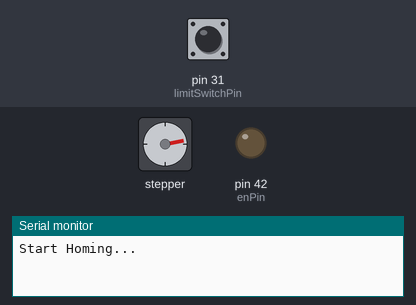
A sketch run on a simulated Arduino Mega 2560, built with avr-gcc and run on an emulated ATmega2560. Parts: stepper motor, output pins drawn as LEDs (lit = HIGH), the last lines printed to the serial monitor. The inputs (shaded band) are chosen by the test bench; at power-on: pin 31 (limitSwitchPin) HIGH. Stepper angles assume 200 steps per turn.

Above: at 1.25 s.
1.3 s: pin 31 (limitSwitchPin) pulled LOW for 0.15 s
At 2.6 s:
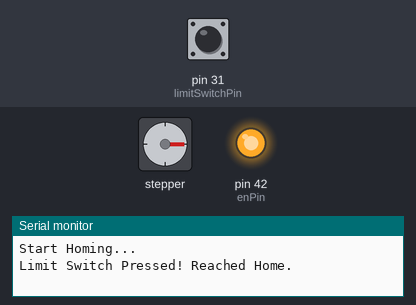
At 7.3 s:
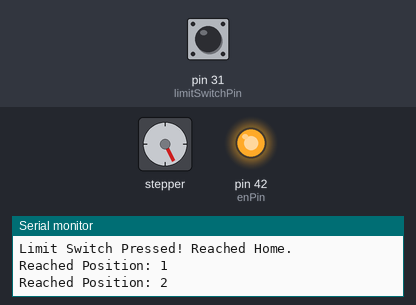
7.4 s: pin 31 (limitSwitchPin) pulled LOW for 1 s
At 15.3 s:
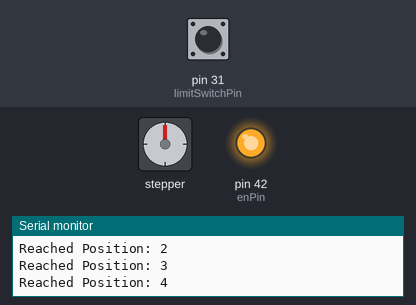
Timing chart, 0 to 23.4 s (numbered marks = the images above; inputs shaded):
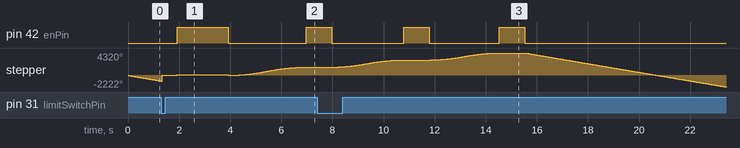

The sketch:

stepper.ino
```cpp
#include <AccelStepper.h>

const int stepPin = 35;
const int dirPin = 34;
const int limitSwitchPin = 31;
const int enPin = 42; // เพิ่มขา Enable สำหรับ DRV8825

AccelStepper stepper(1, stepPin, dirPin);

int dis = 800;
long positions[4] = {0, 885, 1650, 2400};
int currentPosIndex = 0;
int state = 0;

void setup() {
  Serial.begin(115200);

  pinMode(limitSwitchPin, INPUT_PULLUP);

  // ตั้งค่าและเปิดใช้งาน DRV8825
  pinMode(enPin, OUTPUT);
  digitalWrite(enPin, LOW); // LOW = เปิดให้ไดร์เวอร์ทำงาน

  stepper.setMaxSpeed(800);      // ยิ่งค่านี้น้อย แรงบิดจะยิ่งเยอะ
  stepper.setAcceleration(400);

  Serial.println("Start Homing...");
}

void loop() {
  switch (state) {

    case 0:
    case 2:
      if (digitalRead(limitSwitchPin) == LOW) {
        stepper.stop();

        // --- เพิ่มโค้ด 3 บรรทัดนี้เพื่อถอยออกจากสวิตช์ ---
        stepper.setCurrentPosition(0); // 1. เซ็ตตำแหน่งที่ชนเป็น 0 ชั่วคราว
        stepper.runToNewPosition(50);  // 2. สั่งหมุนไปทางขวา 50 สเต็ป (ปรับเพิ่ม/ลดตัวเลข 50 ได้ตามระยะที่ต้องการ)
        stepper.setCurrentPosition(0); // 3. เซ็ตตำแหน่งที่ถอยออกมาเป็นตำแหน่ง Home (0) ของจริง
        // -------------------------------------------

        Serial.println("Limit Switch Pressed! Reached Home.");

        // ตัดไฟมอเตอร์ตอนหยุดพัก
        digitalWrite(enPin, HIGH); // HIGH = ตัดไฟเข้ามอเตอร์
        delay(1000);
        digitalWrite(enPin, LOW);  // กลับมาจ่ายไฟเตรียมตัววิ่งต่อ

        state = 1;
        currentPosIndex = 0;
        stepper.moveTo(positions[currentPosIndex]);

      } else {
        stepper.setSpeed(-500);
        stepper.runSpeed();
      }
      break;

    case 1:
      if (stepper.distanceToGo() == 0) {
        Serial.print("Reached Position: ");
        Serial.println(currentPosIndex + 1);

        // ตัดไฟมอเตอร์ตอนหยุดพักในแต่ละตำแหน่ง
        digitalWrite(enPin, HIGH);
        delay(1000);
        digitalWrite(enPin, LOW);

        currentPosIndex++;

        if (currentPosIndex < 4) {
          stepper.moveTo(positions[currentPosIndex]);
        } else {
          Serial.println("Completed 4 positions. Returning back...");
          state = 2;
        }
      }

      stepper.run();
      break;
  }
}
```

Measured:
- after the input at 1.3 s, pin 42 (enPin): LOW → HIGH after 0.63 s, → LOW 2.0 s later, → HIGH 3.0 s later
